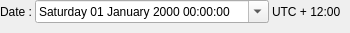
   <widget class="QWidget" name="page_dateHeure2">
    <widget class="QWidget" name="gridLayoutWidget">
     <property name="geometry">
      <rect>
       <x>0</x>
       <y>0</y>
       <width>341</width>
       <height>24</height>
      </rect>
     </property>
     <layout class="QGridLayout" name="gridLayout_dateHeure2" columnstretch="0,1,0">
      <property name="horizontalSpacing">
       <number>3</number>
      </property>
      <property name="verticalSpacing">
       <number>0</number>
      </property>
      <item row="0" column="0">
       <widget class="QLabel" name="lbl_dateHeure2">
        <property name="minimumSize">
         <size>
          <width>0</width>
          <height>20</height>
         </size>
        </property>
        <property name="text">
         <string extracomment="Date and hour">Date :</string>
        </property>
       </widget>
      </item>
      <item row="0" column="1">
       <widget class="QDateTimeEdit" name="dateHeure2">
        <property name="buttonSymbols">
         <enum>QAbstractSpinBox::NoButtons</enum>
        </property>
        <property name="currentSection">
         <enum>QDateTimeEdit::DaySection</enum>
        </property>
        <property name="displayFormat">
         <string>dddd dd MMMM yyyy HH:mm:ss</string>
        </property>
        <property name="calendarPopup">
         <bool>true</bool>
        </property>
       </widget>
      </item>
      <item row="0" column="2">
       <widget class="QLabel" name="utcDateHeure">
        <property name="text">
         <string notr="true">UTC + 12:00</string>
        </property>
       </widget>
      </item>
     </layout>
    </widget>
   </widget>
